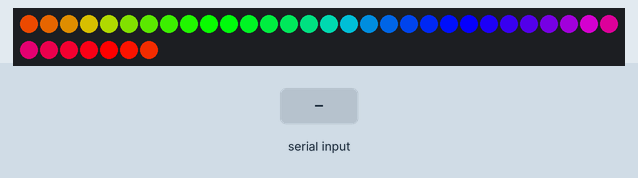
Bench run of a sketch on a simulated Arduino Uno, built with avr-gcc and run on an emulated ATmega328P. On the bench: 37 RGB LEDs in strip order, left to right, continuing on the next row. The test bench sets the inputs (shaded band).

Above: at 12.4 s.
12.5 s: "0\n" received over the second serial link
At 18.2 s:
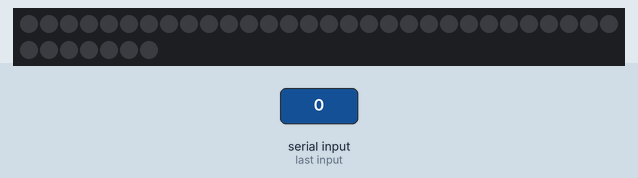
19.0 s: "v1\n" received over the second serial link
At 19.98 s:
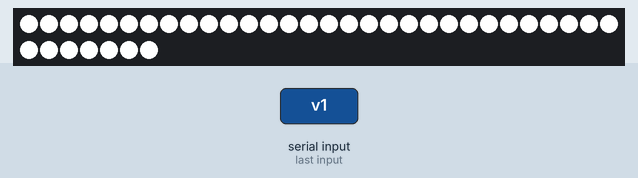
25.5 s: "2\n" received over the second serial link
At 31.78 s:
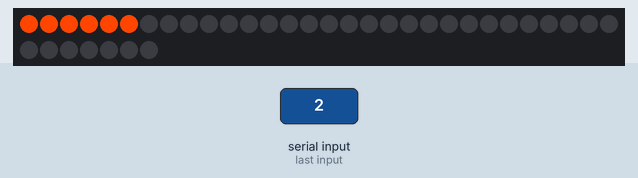
34.0 s: "1\n" received over the second serial link
At 35.86 s:
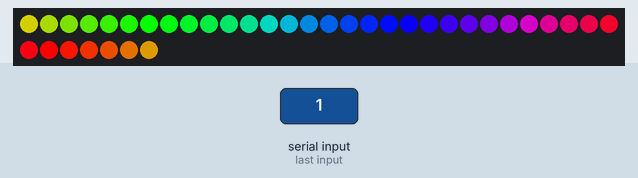

Measured:
- after the input at 12.5 s, the LEDs: first differ from a run without the input after 5.0 s (image 1)
- after the input at 19.0 s, the LEDs: first change at once (image 2 shows a later state)
- after the input at 25.5 s, the LEDs: first differ from a run without the input after 6.1 s (image 3)

The sketch:

led_strip_rainbow.ino
```cpp
#include <Adafruit_NeoPixel.h>
#include <SoftwareSerial.h>
#ifdef __AVR__
  #include <avr/power.h>
#endif

#define PIN 9
#define NUM_LEDS 37
#define BT_TX_PIN 2
#define BT_RX_PIN 3

SoftwareSerial btSerial(BT_RX_PIN, BT_TX_PIN);

// Parameter 1 = number of pixels in strip
// Parameter 2 = Arduino pin number (most are valid)
// Parameter 3 = pixel type flags, add together as needed:
//   NEO_KHZ800  800 KHz bitstream (most NeoPixel products w/WS2812 LEDs)
//   NEO_KHZ400  400 KHz (classic 'v1' (not v2) FLORA pixels, WS2811 drivers)
//   NEO_GRB     Pixels are wired for GRB bitstream (most NeoPixel products)
//   NEO_RGB     Pixels are wired for RGB bitstream (v1 FLORA pixels, not v2)
//   NEO_RGBW    Pixels are wired for RGBW bitstream (NeoPixel RGBW products)
Adafruit_NeoPixel strip = Adafruit_NeoPixel(NUM_LEDS, PIN, NEO_GRB + NEO_KHZ800);

// IMPORTANT: To reduce NeoPixel burnout risk, add 1000 uF capacitor across
// pixel power leads, add 300 - 500 Ohm resistor on first pixel's data input
// and minimize distance between Arduino and first pixel.  Avoid connecting
// on a live circuit...if you must, connect GND first.

void setup() {
  strip.begin();
  strip.show(); // Initialize all pixels to 'off'
  btSerial.begin(9600);
}

char mode = '1';

void loop() {
  // Some example procedures showing how to display to the pixels:
  // colorWipe(strip.Color(255, 0, 0), 50); // Red
  // colorWipe(strip.Color(0, 255, 0), 50); // Green
  // colorWipe(strip.Color(0, 0, 255), 50); // Blue

  // rainbow(20);
  if (btSerial.available() > 0) {
    char reading = btSerial.read();
    if (reading != '\n' && reading !=  '\r') {
      mode = reading;
      btSerial.print("Setting mode: ");
      btSerial.println(mode);
    } else  { // ignore newline and carriage return signs
      // btSerial.println("CR or NL");
    }
  }

  switch (mode) {
    case '0':
      off();
      break;
    case '1':
      rainbowCycle(20);
      break;
    case '2':
      colorWipe(0xff4500, 20);
      break;
    default:
      colorWipe(0xffffff, 20);
      break;
  }
}

// turn all pixels off
void off() {
  for (uint16_t i=0; i < strip.numPixels(); i++) {
    strip.setPixelColor(i, 0, 0, 0);
  }
  strip.show();
}

// Fill the dots one after the other with a color
void colorWipe(uint32_t c, uint8_t wait) {
  // dim  all pixels
  for (uint16_t i=0; i < strip.numPixels(); i++) {
    strip.setPixelColor(i, 0, 0, 0);
  }
  strip.show();

  // sequentially show all pixels
  for(uint16_t i=0; i<strip.numPixels(); i++) {
    strip.setPixelColor(i, c);
    strip.show();
    delay(wait);
  }
}

void rainbow(uint8_t wait) {
  uint16_t i, j;

  for(j=0; j<256; j++) {
    for(i=0; i<strip.numPixels(); i++) {
      strip.setPixelColor(i, Wheel((i+j) & 255));
    }
    strip.show();
    delay(wait);
  }
}

// Slightly different, this makes the rainbow equally distributed throughout
void rainbowCycle(uint8_t wait) {
  uint16_t i, j;

  for(j=0; j<256; j++) { // cycles of all colors on wheel
    for(i=0; i< strip.numPixels(); i++) {
      strip.setPixelColor(i, Wheel(((i * 256 / strip.numPixels()) + j) & 255));
    }
    strip.show();
    delay(wait);
  }
}

// Input a value 0 to 255 to get a color value.
// The colours are a transition r - g - b - back to r.
uint32_t Wheel(byte WheelPos) {
  WheelPos = 255 - WheelPos;
  if(WheelPos < 85) {
    return strip.Color(255 - WheelPos * 3, 0, WheelPos * 3);
  }
  if(WheelPos < 170) {
    WheelPos -= 85;
    return strip.Color(0, WheelPos * 3, 255 - WheelPos * 3);
  }
  WheelPos -= 170;
  return strip.Color(WheelPos * 3, 255 - WheelPos * 3, 0);
}
```
